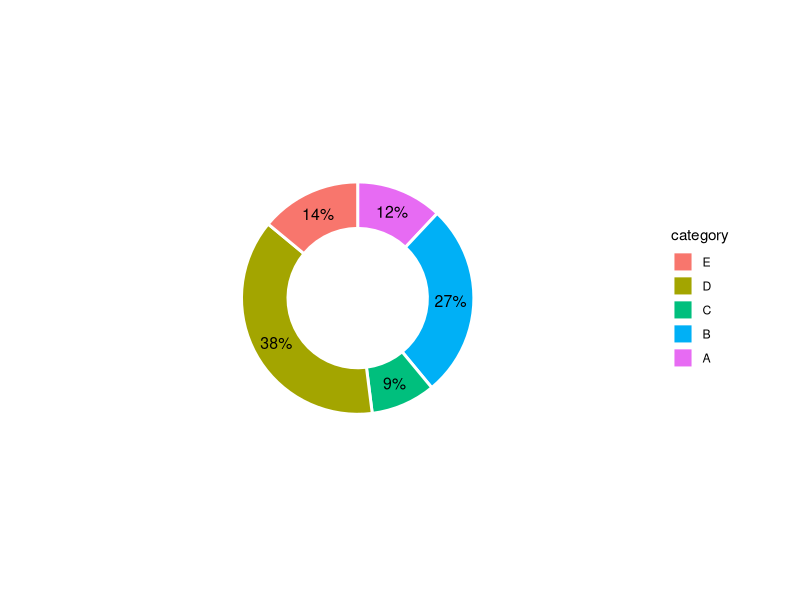
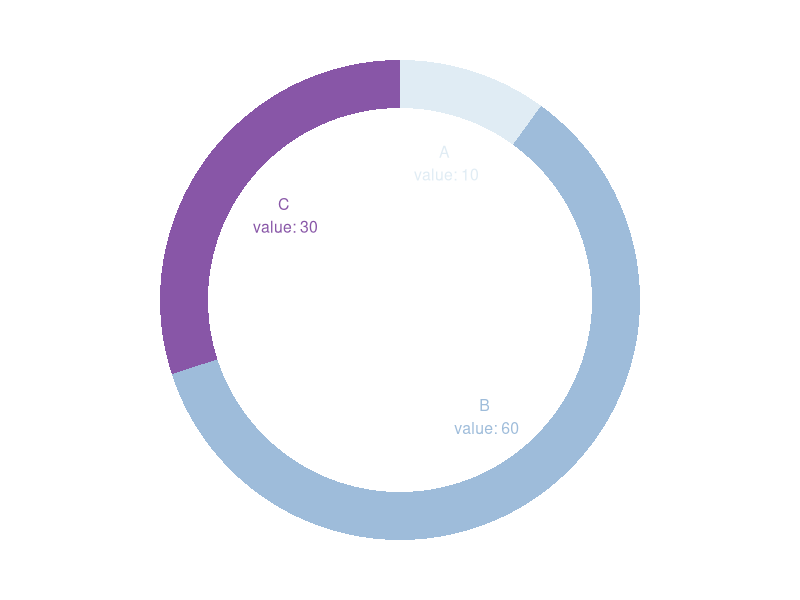

The R script that drew these images, in order:

library(ggplot2)
data <- data.frame(category = c('A','B','C','D','E'), 
                   count = c(10,23,8,33,12))

data$category <- factor(data$category,levels=rev(c('A','B','C','D','E')))
data$fraction <- round(data$count / sum(data$count), 2) * 100

# Compute the cumulative percentages (top of each rectangle)
data$ymax <- cumsum(data$fraction)

# Compute the bottom of each rectangle
data$ymin <- c(0, head(data$ymax, n=-1))

# Compute label position
data$labelPosition <- data$fraction/2 + data$ymin

# Compute a good label
#data$label <- paste0(data$category, " ", data$fraction, "%")
data$label <- paste0(data$fraction, "%")

blank_theme <- theme_minimal()+
  theme(
    axis.title.x = element_blank(),
    axis.title.y = element_blank(),
    axis.text.x = element_blank(),
    axis.text.y = element_blank(),
    panel.border = element_blank(),
    panel.grid=element_blank(),
    axis.ticks = element_blank(),
    plot.title=element_text(size=14, face="bold")
  )
ggplot(data=data, mapping=aes(x=2,y=fraction,fill=category))+
  geom_bar(stat="identity",color="white", width =1, linetype=1,size=1)+
  geom_text(x=2, aes(y=labelPosition, label=label), size=4)+
  blank_theme+
  coord_polar(theta = "y")+
  #xlim(1.5, 2.5)
  xlim(0, 5)


############################################################
# load library
library(ggplot2)

# Create test data.
data <- data.frame(
  category=c("A", "B", "C"),
  count=c(10, 60, 30)
)

# Compute percentages
data$fraction <- data$count / sum(data$count)

# Compute the cumulative percentages (top of each rectangle)
data$ymax <- cumsum(data$fraction)

# Compute the bottom of each rectangle
data$ymin <- c(0, head(data$ymax, n=-1))

# Compute label position
data$labelPosition <- (data$ymax + data$ymin) / 2

# Compute a good label
data$label <- paste0(data$category, "\n value: ", data$count)

# Make the plot
ggplot(data, aes(ymax=ymax, ymin=ymin, xmax=4, xmin=3, fill=category)) +
  geom_rect() +
  geom_text( x=2, aes(y=labelPosition, label=label, color=category), size=4) + # x here controls label position (inner / outer)
  scale_fill_brewer(palette=3) +
  scale_color_brewer(palette=3) +
  coord_polar(theta="y") +
  xlim(c(-1, 4)) +
  theme_void() +
  theme(legend.position = "none")
